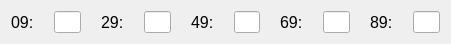
    <widget class="QWidget" name="layoutWidget_28">
     <property name="geometry">
      <rect>
       <x>10</x>
       <y>290</y>
       <width>451</width>
       <height>29</height>
      </rect>
     </property>
     <layout class="QHBoxLayout" name="MemoryRow09">
      <property name="spacing">
       <number>20</number>
      </property>
      <item>
       <layout class="QHBoxLayout" name="horizontalLayout_184">
        <item>
         <widget class="QLabel" name="label_256">
          <property name="font">
           <font>
            <pointsize>12</pointsize>
           </font>
          </property>
          <property name="text">
           <string>09:</string>
          </property>
         </widget>
        </item>
        <item>
         <widget class="QLineEdit" name="memLineEdit09">
          <property name="maxLength">
           <number>4</number>
          </property>
         </widget>
        </item>
       </layout>
      </item>
      <item>
       <layout class="QHBoxLayout" name="horizontalLayout_185">
        <item>
         <widget class="QLabel" name="label_257">
          <property name="font">
           <font>
            <pointsize>12</pointsize>
           </font>
          </property>
          <property name="text">
           <string>29:</string>
          </property>
         </widget>
        </item>
        <item>
         <widget class="QLineEdit" name="memLineEdit29">
          <property name="maxLength">
           <number>4</number>
          </property>
         </widget>
        </item>
       </layout>
      </item>
      <item>
       <layout class="QHBoxLayout" name="horizontalLayout_186">
        <item>
         <widget class="QLabel" name="label_258">
          <property name="font">
           <font>
            <pointsize>12</pointsize>
           </font>
          </property>
          <property name="text">
           <string>49:</string>
          </property>
         </widget>
        </item>
        <item>
         <widget class="QLineEdit" name="memLineEdit49">
          <property name="maxLength">
           <number>4</number>
          </property>
         </widget>
        </item>
       </layout>
      </item>
      <item>
       <layout class="QHBoxLayout" name="horizontalLayout_187">
        <item>
         <widget class="QLabel" name="label_259">
          <property name="font">
           <font>
            <pointsize>12</pointsize>
           </font>
          </property>
          <property name="text">
           <string>69:</string>
          </property>
         </widget>
        </item>
        <item>
         <widget class="QLineEdit" name="memLineEdit69">
          <property name="maxLength">
           <number>4</number>
          </property>
         </widget>
        </item>
       </layout>
      </item>
      <item>
       <layout class="QHBoxLayout" name="horizontalLayout_188">
        <item>
         <widget class="QLabel" name="label_260">
          <property name="font">
           <font>
            <pointsize>12</pointsize>
           </font>
          </property>
          <property name="text">
           <string>89:</string>
          </property>
         </widget>
        </item>
        <item>
         <widget class="QLineEdit" name="memLineEdit89">
          <property name="maxLength">
           <number>4</number>
          </property>
         </widget>
        </item>
       </layout>
      </item>
     </layout>
    </widget>
